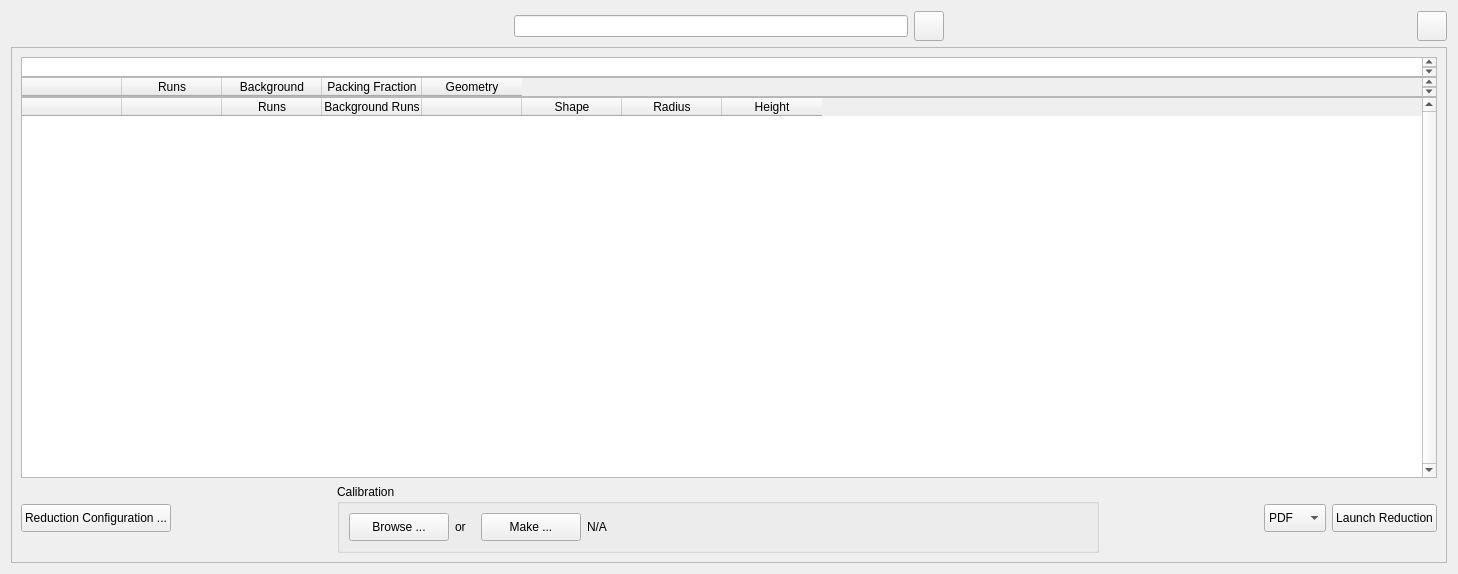
<?xml version="1.0" encoding="UTF-8"?>
<ui version="4.0">
 <class>Form</class>
 <widget class="QWidget" name="Form">
  <property name="geometry">
   <rect>
    <x>0</x>
    <y>0</y>
    <width>1458</width>
    <height>574</height>
   </rect>
  </property>
  <property name="windowTitle">
   <string>Form</string>
  </property>
  <layout class="QVBoxLayout" name="verticalLayout">
   <item>
    <layout class="QHBoxLayout" name="horizontalLayout_3">
     <item>
      <spacer name="horizontalSpacer_6">
       <property name="orientation">
        <enum>Qt::Horizontal</enum>
       </property>
       <property name="sizeHint" stdset="0">
        <size>
         <width>40</width>
         <height>20</height>
        </size>
       </property>
      </spacer>
     </item>
     <item>
      <layout class="QHBoxLayout" name="horizontalLayout_7">
       <item>
        <widget class="QLabel" name="search_logo_label">
         <property name="sizePolicy">
          <sizepolicy hsizetype="Fixed" vsizetype="Fixed">
           <horstretch>0</horstretch>
           <verstretch>0</verstretch>
          </sizepolicy>
         </property>
         <property name="minimumSize">
          <size>
           <width>30</width>
           <height>30</height>
          </size>
         </property>
         <property name="maximumSize">
          <size>
           <width>30</width>
           <height>30</height>
          </size>
         </property>
         <property name="text">
          <string/>
         </property>
        </widget>
       </item>
       <item>
        <widget class="QLineEdit" name="name_search_3">
         <property name="minimumSize">
          <size>
           <width>200</width>
           <height>0</height>
          </size>
         </property>
         <property name="maximumSize">
          <size>
           <width>1677215</width>
           <height>16777215</height>
          </size>
         </property>
         <property name="text">
          <string/>
         </property>
        </widget>
       </item>
       <item>
        <widget class="QPushButton" name="clear_search_button">
         <property name="minimumSize">
          <size>
           <width>30</width>
           <height>30</height>
          </size>
         </property>
         <property name="maximumSize">
          <size>
           <width>20</width>
           <height>30</height>
          </size>
         </property>
         <property name="text">
          <string/>
         </property>
        </widget>
       </item>
      </layout>
     </item>
     <item>
      <spacer name="horizontalSpacer_10">
       <property name="orientation">
        <enum>Qt::Horizontal</enum>
       </property>
       <property name="sizeHint" stdset="0">
        <size>
         <width>40</width>
         <height>20</height>
        </size>
       </property>
      </spacer>
     </item>
     <item>
      <widget class="QPushButton" name="settings_table_button">
       <property name="sizePolicy">
        <sizepolicy hsizetype="Fixed" vsizetype="Fixed">
         <horstretch>0</horstretch>
         <verstretch>0</verstretch>
        </sizepolicy>
       </property>
       <property name="minimumSize">
        <size>
         <width>30</width>
         <height>30</height>
        </size>
       </property>
       <property name="maximumSize">
        <size>
         <width>30</width>
         <height>30</height>
        </size>
       </property>
       <property name="text">
        <string/>
       </property>
      </widget>
     </item>
    </layout>
   </item>
   <item>
    <widget class="QFrame" name="frame">
     <property name="frameShape">
      <enum>QFrame::StyledPanel</enum>
     </property>
     <property name="frameShadow">
      <enum>QFrame::Raised</enum>
     </property>
     <layout class="QVBoxLayout" name="verticalLayout_3">
      <item>
       <layout class="QVBoxLayout" name="verticalLayout_14">
        <property name="spacing">
         <number>0</number>
        </property>
        <item>
         <widget class="QTableWidget" name="h1_table">
          <property name="minimumSize">
           <size>
            <width>0</width>
            <height>20</height>
           </size>
          </property>
          <property name="maximumSize">
           <size>
            <width>16777215</width>
            <height>20</height>
           </size>
          </property>
          <property name="verticalScrollBarPolicy">
           <enum>Qt::ScrollBarAlwaysOn</enum>
          </property>
          <property name="horizontalScrollBarPolicy">
           <enum>Qt::ScrollBarAlwaysOff</enum>
          </property>
          <property name="autoScroll">
           <bool>true</bool>
          </property>
          <property name="horizontalScrollMode">
           <enum>QAbstractItemView::ScrollPerPixel</enum>
          </property>
         </widget>
        </item>
        <item>
         <widget class="QTableWidget" name="h2_table">
          <property name="minimumSize">
           <size>
            <width>0</width>
            <height>20</height>
           </size>
          </property>
          <property name="maximumSize">
           <size>
            <width>16777215</width>
            <height>20</height>
           </size>
          </property>
          <property name="verticalScrollBarPolicy">
           <enum>Qt::ScrollBarAlwaysOn</enum>
          </property>
          <property name="horizontalScrollBarPolicy">
           <enum>Qt::ScrollBarAlwaysOff</enum>
          </property>
          <property name="autoScroll">
           <bool>true</bool>
          </property>
          <property name="horizontalScrollMode">
           <enum>QAbstractItemView::ScrollPerPixel</enum>
          </property>
          <column>
           <property name="text">
            <string/>
           </property>
          </column>
          <column>
           <property name="text">
            <string>Runs</string>
           </property>
          </column>
          <column>
           <property name="text">
            <string>Background</string>
           </property>
          </column>
          <column>
           <property name="text">
            <string>Packing Fraction</string>
           </property>
          </column>
          <column>
           <property name="text">
            <string>Geometry</string>
           </property>
          </column>
         </widget>
        </item>
        <item>
         <widget class="QTableWidget" name="h3_table">
          <property name="baseSize">
           <size>
            <width>0</width>
            <height>0</height>
           </size>
          </property>
          <property name="palette">
           <palette>
            <active>
             <colorrole role="Highlight">
              <brush brushstyle="SolidPattern">
               <color alpha="255">
                <red>138</red>
                <green>226</green>
                <blue>52</blue>
               </color>
              </brush>
             </colorrole>
            </active>
            <inactive>
             <colorrole role="Highlight">
              <brush brushstyle="SolidPattern">
               <color alpha="255">
                <red>138</red>
                <green>226</green>
                <blue>52</blue>
               </color>
              </brush>
             </colorrole>
            </inactive>
            <disabled>
             <colorrole role="Highlight">
              <brush brushstyle="SolidPattern">
               <color alpha="255">
                <red>145</red>
                <green>141</green>
                <blue>126</blue>
               </color>
              </brush>
             </colorrole>
            </disabled>
           </palette>
          </property>
          <property name="contextMenuPolicy">
           <enum>Qt::CustomContextMenu</enum>
          </property>
          <property name="verticalScrollBarPolicy">
           <enum>Qt::ScrollBarAlwaysOn</enum>
          </property>
          <property name="autoScrollMargin">
           <number>1</number>
          </property>
          <property name="alternatingRowColors">
           <bool>true</bool>
          </property>
          <property name="selectionMode">
           <enum>QAbstractItemView::ContiguousSelection</enum>
          </property>
          <property name="horizontalScrollMode">
           <enum>QAbstractItemView::ScrollPerPixel</enum>
          </property>
          <attribute name="verticalHeaderVisible">
           <bool>false</bool>
          </attribute>
          <attribute name="verticalHeaderCascadingSectionResizes">
           <bool>false</bool>
          </attribute>
          <column>
           <property name="text">
            <string/>
           </property>
          </column>
          <column>
           <property name="text">
            <string/>
           </property>
          </column>
          <column>
           <property name="text">
            <string>Runs</string>
           </property>
          </column>
          <column>
           <property name="text">
            <string>Background Runs</string>
           </property>
          </column>
          <column>
           <property name="text">
            <string/>
           </property>
          </column>
          <column>
           <property name="text">
            <string>Shape</string>
           </property>
          </column>
          <column>
           <property name="text">
            <string>Radius</string>
           </property>
          </column>
          <column>
           <property name="text">
            <string>Height</string>
           </property>
          </column>
         </widget>
        </item>
       </layout>
      </item>
      <item>
       <layout class="QHBoxLayout" name="horizontalLayout_8">
        <item>
         <widget class="QPushButton" name="reduction_configuration_button">
          <property name="minimumSize">
           <size>
            <width>0</width>
            <height>28</height>
           </size>
          </property>
          <property name="maximumSize">
           <size>
            <width>16777215</width>
            <height>28</height>
           </size>
          </property>
          <property name="text">
           <string>Reduction Configuration ...</string>
          </property>
         </widget>
        </item>
        <item>
         <spacer name="horizontalSpacer_12">
          <property name="orientation">
           <enum>Qt::Horizontal</enum>
          </property>
          <property name="sizeHint" stdset="0">
           <size>
            <width>40</width>
            <height>20</height>
           </size>
          </property>
         </spacer>
        </item>
        <item>
         <widget class="QGroupBox" name="groupBox_2">
          <property name="sizePolicy">
           <sizepolicy hsizetype="Expanding" vsizetype="Preferred">
            <horstretch>0</horstretch>
            <verstretch>0</verstretch>
           </sizepolicy>
          </property>
          <property name="title">
           <string>Calibration</string>
          </property>
          <layout class="QHBoxLayout" name="horizontalLayout_9">
           <item>
            <widget class="QPushButton" name="browse_calibration_button">
             <property name="minimumSize">
              <size>
               <width>100</width>
               <height>28</height>
              </size>
             </property>
             <property name="maximumSize">
              <size>
               <width>100</width>
               <height>28</height>
              </size>
             </property>
             <property name="text">
              <string>Browse ...</string>
             </property>
            </widget>
           </item>
           <item>
            <widget class="QLabel" name="label_51">
             <property name="minimumSize">
              <size>
               <width>20</width>
               <height>0</height>
              </size>
             </property>
             <property name="maximumSize">
              <size>
               <width>20</width>
               <height>16777215</height>
              </size>
             </property>
             <property name="text">
              <string>or</string>
             </property>
            </widget>
           </item>
           <item>
            <widget class="QPushButton" name="make_calibration_button">
             <property name="minimumSize">
              <size>
               <width>100</width>
               <height>28</height>
              </size>
             </property>
             <property name="maximumSize">
              <size>
               <width>100</width>
               <height>28</height>
              </size>
             </property>
             <property name="text">
              <string>Make ...</string>
             </property>
            </widget>
           </item>
           <item>
            <widget class="QLabel" name="calibration_file">
             <property name="sizePolicy">
              <sizepolicy hsizetype="Expanding" vsizetype="Preferred">
               <horstretch>0</horstretch>
               <verstretch>0</verstretch>
              </sizepolicy>
             </property>
             <property name="minimumSize">
              <size>
               <width>500</width>
               <height>0</height>
              </size>
             </property>
             <property name="text">
              <string>N/A</string>
             </property>
            </widget>
           </item>
          </layout>
         </widget>
        </item>
        <item>
         <spacer name="horizontalSpacer_11">
          <property name="orientation">
           <enum>Qt::Horizontal</enum>
          </property>
          <property name="sizeHint" stdset="0">
           <size>
            <width>40</width>
            <height>20</height>
           </size>
          </property>
         </spacer>
        </item>
        <item>
         <widget class="QComboBox" name="comboBox">
          <property name="minimumSize">
           <size>
            <width>0</width>
            <height>28</height>
           </size>
          </property>
          <property name="maximumSize">
           <size>
            <width>16777215</width>
            <height>28</height>
           </size>
          </property>
          <item>
           <property name="text">
            <string>PDF</string>
           </property>
          </item>
          <item>
           <property name="text">
            <string>Bragg</string>
           </property>
          </item>
         </widget>
        </item>
        <item>
         <widget class="QPushButton" name="pushButton_launchReduction">
          <property name="minimumSize">
           <size>
            <width>0</width>
            <height>28</height>
           </size>
          </property>
          <property name="maximumSize">
           <size>
            <width>16777215</width>
            <height>28</height>
           </size>
          </property>
          <property name="text">
           <string>Launch Reduction</string>
          </property>
         </widget>
        </item>
       </layout>
      </item>
     </layout>
    </widget>
   </item>
  </layout>
 </widget>
 <resources/>
 <connections/>
</ui>
